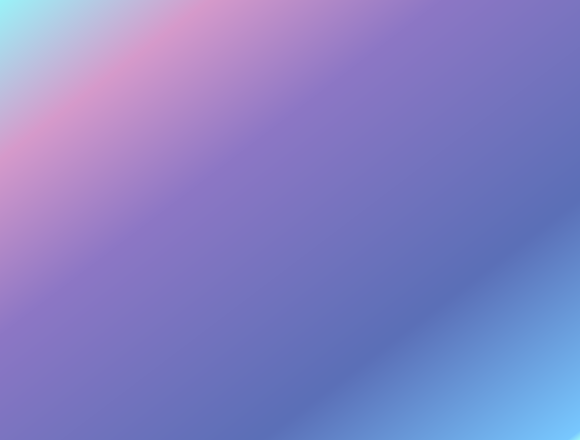

This figure's Python source:
from PIL import Image as F,ImageFilter as M,ImageEnhance as G
import numpy as C
def A(w,h):
	B=None;H=[(0,(120,200,255)),(.18,(214,154,203)),(.38,(141,119,197)),(.5,(91,111,183)),(.75,(120,200,255)),(1,(154,242,248))];D=(C.linspace(0,1,w)[B]+C.linspace(0,1,h)[:,B])/2%1;I=C.zeros((h,w,3),float)
	for((E,N),(J,O))in zip(H,H[1:]):K=(D>=E)&(D<=J);L=(D[K]-E)/(J-E);I[K]=N*(1-L)[:,B]+O*L[:,B]
	A=F.fromarray(I.clip(0,255).astype('uint8'));P=G.Brightness(A.filter(M.GaussianBlur(12))).enhance(1.6);A=F.blend(A,P,.5);return G.Color(A).enhance(1.3)
A(580,440).save('gradient.png')
